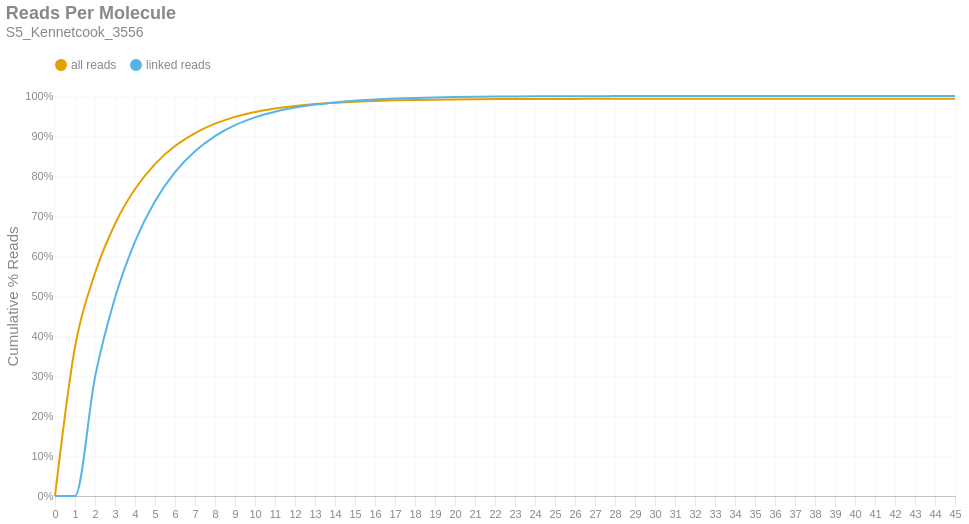

This figure's notebook cell:
### Markdown cell above
### Reads per Molecule
This chart shows the cumulative distribution of the number of reads per linked molecule. That is, how many alignments are associated with a unique molecule. This excludes the number of reads associated with invalid or absent linked-read barcodes. The `linked` histogram is the percentages recalculated when disregarding singletons.

### Code cell
if SKIPLR:
    print_html(f"Skipped")
else:
    counts = np.bincount(valids['reads'].cast(pl.Int64).to_numpy())
    weighted = counts * np.arange(len(counts))
    all_perc = weighted / n_reads
    linked_perc = weighted / n_linked_reads
    linked_perc[1] = 0
    binned_df = pl.DataFrame({
        'readsper': list(range(len(counts))),
        'all reads (cumsum)': np.cumsum(all_perc).tolist(),
        'linked reads (cumsum)': np.cumsum(linked_perc).tolist(),
    })

    with SafeRender(binned_df):
        (
            density_plot(binned_df, 'Reads Per Molecule', samplename, 'readspmol')
            .encode(
                x=alt.X('readsper:O', title=None).axis(labelAngle=0).scale(padding=0),
                y=alt.Y('value:Q', title='Cumulative % Reads').axis(format='%').stack(False),
                color=alt.Color("key:N").scale(domain=["all reads", "linked reads"]),
                tooltip=[
                    alt.Tooltip("key:N", title="Data Type"),
                    alt.Tooltip("readsper:O", title="Reads Per Molecule"),
                    alt.Tooltip("value:Q", format=".2%", title="% Reads (Cum.)")
                ]            
            )
        ).display()

### Figure 1 — Vega-Lite specification as saved in the notebook (floating-point values rounded to 4 significant figures)
{"width": "container", "height": 400, "config": {"title": {"anchor": "start", "dy": -15, "fontSize": 18, "color": "#888888", "subtitleColor": "#888888", "subtitleFontSize": 14}, "arc": {"fill": "#0072B2"}, "axis": {"domainColor": "#888888", "domainWidth": 0.5, "gridWidth": 0.2, "grid": false, "titleFontWeight": 400, "titleFontSize": 15, "labelFontSize": 11, "labelColor": "#888888", "tickColor": "#888888", "tickWidth": 0.2, "titleColor": "#888888"}, "axisBand": {"grid": false}, "axisX": {"grid": true, "tickSize": 10, "domainCap": "round"}, "axisY": {"domain": false, "grid": true, "tickSize": 0, "domainCap": "round"}, "background": "transparent", "header": {"labelFontSize": 15, "labelColor": "#888888", "titleFontSize": 15, "titleFontWeight": 600, "titleColor": "#888888"}, "legend": {"labelFont": "sans-serif", "labelFontSize": 12, "labelColor": "#888888", "symbolSize": 100, "symbolType": "circle", "titleFontSize": 12, "titlePadding": 10, "titleColor": "#888888", "title": null, "orient": "top"}, "range": {"category": ["#E69F00", "#56B4E9", "#009E73", "#F0E442", "#0072B2", "#D55E00", "#CC79A7", "#000000"], "diverging": ["#cfe8f3", "#a2d4ec", "#73bfe2", "#46abdb", "#1696d2", "#12719e"]}, "area": {"fill": "#0072B2", "fillOpacity": 0.7, "line": true, "strokeOpacity": 0.7}, "line": {"color": "#0072B2", "stroke": "#0072B2", "strokeWidth": 2}, "trail": {"color": "#0072B2", "stroke": "#0072B2", "strokeWidth": 0, "size": 1}, "point": {"filled": true, "fillOpacity": 1.0, "size": 95}, "text": {"color": "#888888", "fontSize": 11, "align": "right", "fontWeight": 400, "size": 11}, "bar": {"fill": "#0072B2", "stroke": null}, "view": {"stroke": null, "continuousWidth": 660, "continuousHeight": 400}}, "data": {"name": "data-d86dfde1a59a41e03737203d89ac7ac1"}, "mark": {"type": "line", "interpolate": "monotone", "point": {"opacity": 0, "size": 275}}, "encoding": {"color": {"field": "key", "scale": {"domain": ["all reads", "linked reads"]}, "type": "nominal"}, "tooltip": [{"field": "key", "title": "Data Type", "type": "nominal"}, {"field": "readsper", "title": "Reads Per Molecule", "type": "ordinal"}, {"field": "value", "format": ".2%", "title": "% Reads (Cum.)", "type": "quantitative"}], "x": {"axis": {"labelAngle": 0}, "field": "readsper", "scale": {"padding": 0}, "title": null, "type": "ordinal"}, "y": {"axis": {"format": "%"}, "field": "value", "stack": false, "title": "Cumulative % Reads", "type": "quantitative"}}, "params": [{"name": "param_c36ac31b6afebe62", "select": {"type": "point", "fields": ["key"]}, "bind": "legend"}], "title": {"text": "Reads Per Molecule", "subtitle": "S5_Kennetcook_3556"}, "transform": [{"fold": ["all reads (cumsum)", "linked reads (cumsum)"]}, {"calculate": "replace(datum.key, ' (cumsum)', '')", "as": "key"}, {"filter": {"param": "param_c36ac31b6afebe62"}}], "usermeta": {"embedOptions": {"downloadFileName": "S5_Kennetcook_3556.readspmol"}}, "$schema": "https://vega.github.io/schema/vega-lite/v6.1.0.json", "datasets": {"data-d86dfde1a59a41e03737203d89ac7ac1": [{"readsper": 0, "all reads (cumsum)": 0.0, "linked reads (cumsum)": 0.0}, {"readsper": 1, "all reads (cumsum)": 0.3725, "linked reads (cumsum)": 0.0}, {"readsper": 2, "all reads (cumsum)": 0.5567, "linked reads (cumsum)": 0.2968}, {"readsper": 3, "all reads (cumsum)": 0.68, "linked reads (cumsum)": 0.4955}, {"readsper": 4, "all reads (cumsum)": 0.7673, "linked reads (cumsum)": 0.6362}, {"readsper": 5, "all reads (cumsum)": 0.8298, "linked reads (cumsum)": 0.7369}, {"readsper": 6, "all reads (cumsum)": 0.8748, "linked reads (cumsum)": 0.8095}, {"readsper": 7, "all reads (cumsum)": 0.9072, "linked reads (cumsum)": 0.8617}, {"readsper": 8, "all reads (cumsum)": 0.9308, "linked reads (cumsum)": 0.8997}, {"readsper": 9, "all reads (cumsum)": 0.9479, "linked reads (cumsum)": 0.9272}, {"readsper": 10, "all reads (cumsum)": 0.96, "linked reads (cumsum)": 0.9467}, {"readsper": 11, "all reads (cumsum)": 0.9687, "linked reads (cumsum)": 0.9607}, {"readsper": 12, "all reads (cumsum)": 0.9751, "linked reads (cumsum)": 0.971}, {"readsper": 13, "all reads (cumsum)": 0.9798, "linked reads (cumsum)": 0.9786}, {"readsper": 14, "all reads (cumsum)": 0.9832, "linked reads (cumsum)": 0.984}, {"readsper": 15, "all reads (cumsum)": 0.9857, "linked reads (cumsum)": 0.9882}, {"readsper": 16, "all reads (cumsum)": 0.9877, "linked reads (cumsum)": 0.9914}, {"readsper": 17, "all reads (cumsum)": 0.9891, "linked reads (cumsum)": 0.9936}, {"readsper": 18, "all reads (cumsum)": 0.9901, "linked reads (cumsum)": 0.9951}, {"readsper": 19, "all reads (cumsum)": 0.9908, "linked reads (cumsum)": 0.9964}, {"readsper": 20, "all reads (cumsum)": 0.9914, "linked reads (cumsum)": 0.9973}, {"readsper": 21, "all reads (cumsum)": 0.9918, "linked reads (cumsum)": 0.998}, {"readsper": 22, "all reads (cumsum)": 0.9922, "linked reads (cumsum)": 0.9986}, {"readsper": 23, "all reads (cumsum)": 0.9924, "linked reads (cumsum)": 0.9989}, {"readsper": 24, "all reads (cumsum)": 0.9926, "linked reads (cumsum)": 0.9992}, {"readsper": 25, "all reads (cumsum)": 0.9927, "linked reads (cumsum)": 0.9994}, {"readsper": 26, "all reads (cumsum)": 0.9928, "linked reads (cumsum)": 0.9995}, {"readsper": 27, "all reads (cumsum)": 0.9929, "linked reads (cumsum)": 0.9996}, {"readsper": 28, "all reads (cumsum)": 0.9929, "linked reads (cumsum)": 0.9997}, {"readsper": 29, "all reads (cumsum)": 0.9929, "linked reads (cumsum)": 0.9998}, {"readsper": 30, "all reads (cumsum)": 0.993, "linked reads (cumsum)": 0.9998}, {"readsper": 31, "all reads (cumsum)": 0.993, "linked reads (cumsum)": 0.9998}, {"readsper": 32, "all reads (cumsum)": 0.993, "linked reads (cumsum)": 0.9999}, {"readsper": 33, "all reads (cumsum)": 0.993, "linked reads (cumsum)": 0.9999}, {"readsper": 34, "all reads (cumsum)": 0.993, "linked reads (cumsum)": 0.9999}, {"readsper": 35, "all reads (cumsum)": 0.993, "linked reads (cumsum)": 0.9999}, {"readsper": 36, "all reads (cumsum)": 0.993, "linked reads (cumsum)": 0.9999}, {"readsper": 37, "all reads (cumsum)": 0.993, "linked reads (cumsum)": 0.9999}, {"readsper": 38, "all reads (cumsum)": 0.9931, "linked reads (cumsum)": 1.0}, {"readsper": 39, "all reads (cumsum)": 0.9931, "linked reads (cumsum)": 1.0}, {"readsper": 40, "all reads (cumsum)": 0.9931, "linked reads (cumsum)": 1.0}, {"readsper": 41, "all reads (cumsum)": 0.9931, "linked reads (cumsum)": 1.0}, {"readsper": 42, "all reads (cumsum)": 0.9931, "linked reads (cumsum)": 1.0}, {"readsper": 43, "all reads (cumsum)": 0.9931, "linked reads (cumsum)": 1.0}, {"readsper": 44, "all reads (cumsum)": 0.9931, "linked reads (cumsum)": 1.0}, {"readsper": 45, "all reads (cumsum)": 0.9931, "linked reads (cumsum)": 1.0}]}}
